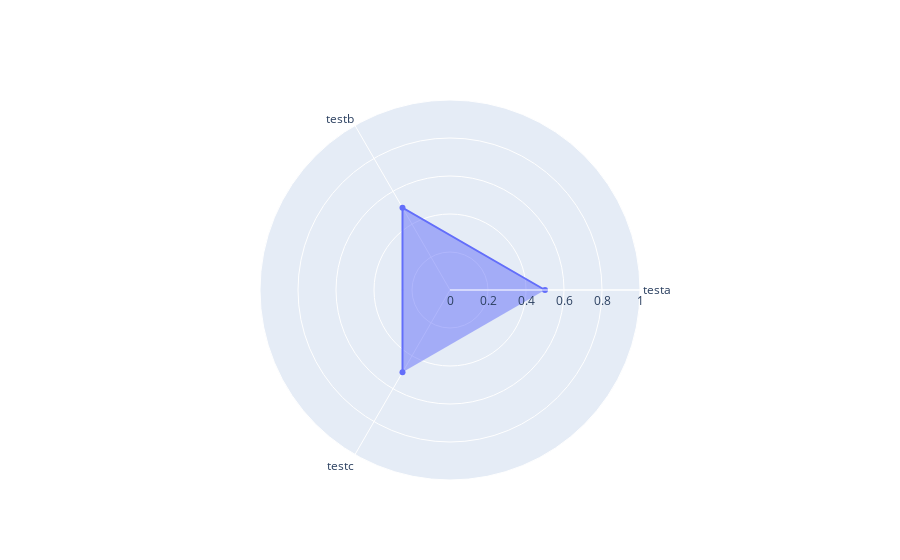

This figure's notebook cell:
### Markdown cell above
## Visualize

### Code cell
def heigher_order_features(new_df, input_y):
    """A helper function for compare_this function, it creates
    a list with a specific row input"""
    state = []
    for i, x in enumerate(new_df.columns.tolist()):
        a = new_df[str(x)][input_y]
        state.append(a)
        
    return state

import plotly.graph_objects as go
import plotly.offline as pyo

def compare_this(new_df,a,b):

    categories = new_df.columns.tolist()

    fig = go.Figure()

    fig.add_trace(go.Scatterpolar(
        theta=['testa', 'testb', 'testc'],
        r=[.5,.5, .5],
        fill='toself',
        name='Product A'
    ))

    fig.update_layout(
    polar=dict(
      radialaxis=dict(
        visible=True,
        range=[0, 1]
      )),
    showlegend=False
    )
    
    pyo.iplot(fig, filename = 'basic-line')

compare_this(retrain,100,200)

### Figure 1 — Plotly figure (JSON) as saved in the notebook; plotly's stock layout.template omitted (floating-point values rounded to 4 significant figures)
{"data": [{"fill": "toself", "name": "Product A", "r": [0.5, 0.5, 0.5], "theta": ["testa", "testb", "testc"], "type": "scatterpolar"}], "layout": {"polar": {"radialaxis": {"range": [0, 1], "visible": true}}, "showlegend": false}}
